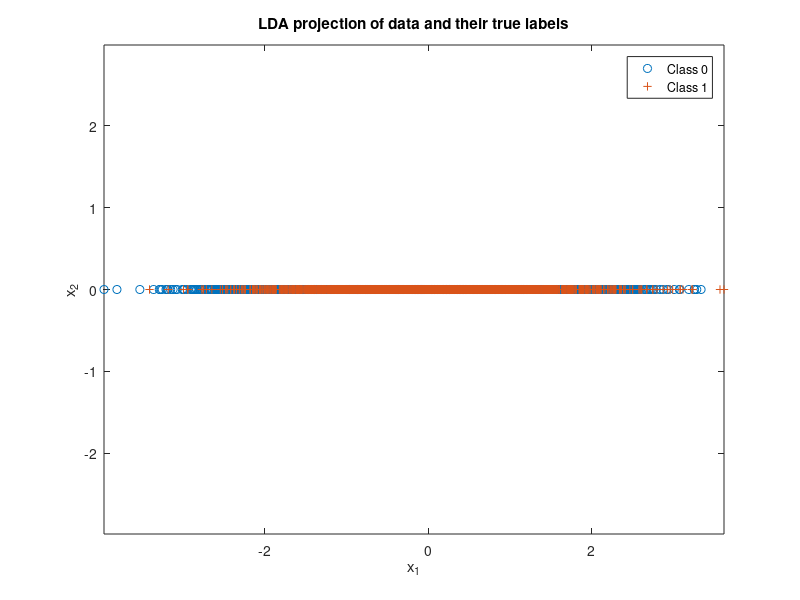
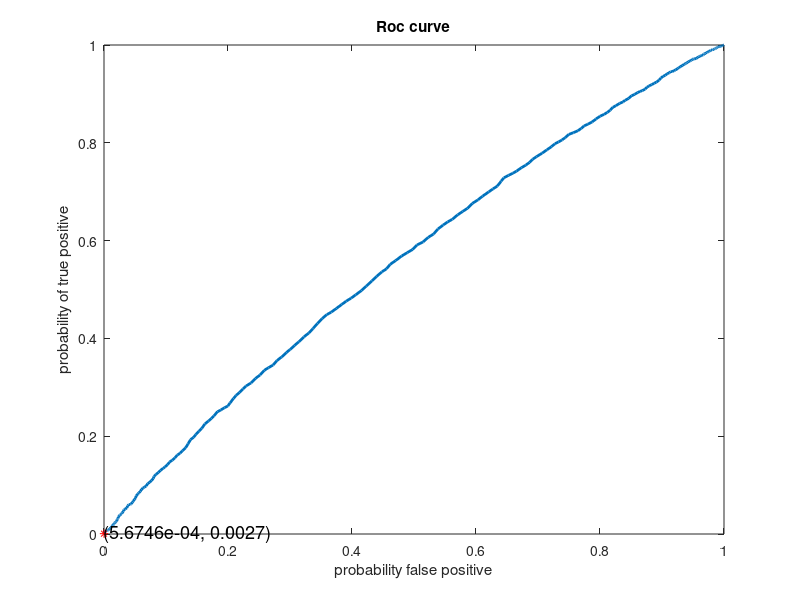
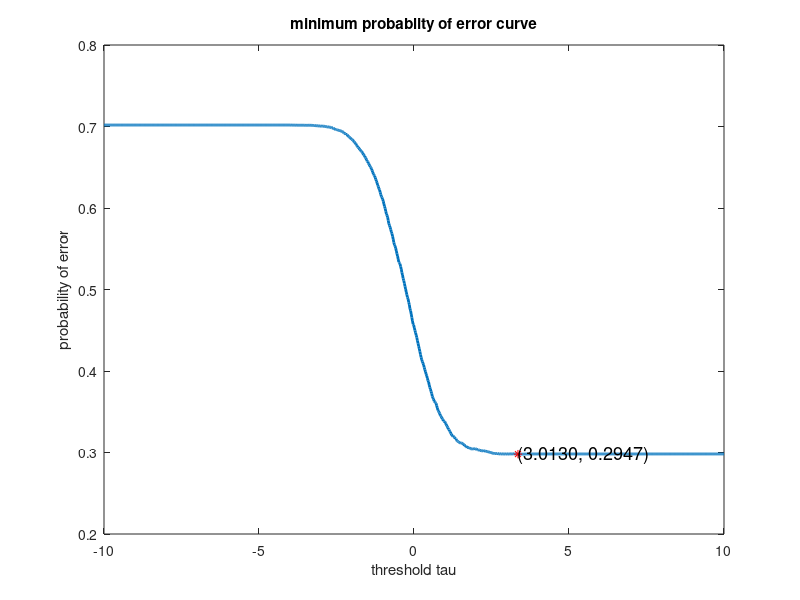

Write the MATLAB code that produced these figures, in order.
%%%%%% The code is partially borrowed from the shared folder provided by the Professor Deniz.
%%%%%% Some of the code is from volunteers in the shared folder. 
%%%%%% Many thanks to professor and volunteers. 
% Expected risk minimization with 2 classes
clear; close all; %clc;

rng('default');
rng(1);

n = 2; % number of feature dimensions
N = 10000; % number of iid samples
mu(:,1) = [-0.1;0]; mu(:,2) = [0.1;0];
Sigma(:,:,1) = [1, -0.9;-0.9,1]; Sigma(:,:,2) = [1, 0.9;0.9, 1];
p = [0.7,0.3]; % class priors for labels 0 and 1 respectively
label = rand(1,N) >= p(1);
Nc = [length(find(label==0)),length(find(label==1))]; % number of samples from each class
x = zeros(n,N); % save up space
% Draw samples from each class pdf
for l = 0:1
    %x(:,label==l) = randGaussian(Nc(l+1),mu(:,l+1),Sigma(:,:,l+1));
    x(:,label==l) = mvnrnd(mu(:,l+1),Sigma(:,:,l+1),Nc(l+1))';
end

lambda = [0 1;1 0]; % loss values
%%%%%%%%%%%%%%%%%%%%%%%%%%%%%%%%%%%%%%%%%%%%%%%%%%%%%%%%%
% Appending LDA to the ERM code for TakeHomeQ3...
Sb = (mu(:,1)-mu(:,2))*(mu(:,1)-mu(:,2))';
Sw = Sigma(:,:,1) + Sigma(:,:,2);


%%%%%%%
% Solve for the Fisher LDA projection vector (in w)
[V,D] = eig(inv(Sw)*Sb);
[~,ind] = sort(diag(D),'descend');
wLDA = V(:,ind(1)); % Fisher LDA projection vector

% Linearly project the data from both categories on to w
yLDA = wLDA'*x;
%%%%%%%

% % LDA solution satisfies alpha Sw w = Sb w; ie w is a generalized eigenvector of (Sw,Sb)
% [V,D] = eig(inv(Sw)*Sb); 
% % equivalently alpha w  = inv(Sw) Sb w
% [~,ind] = sort(diag(D),'descend');
% wLDA = V(:,ind(1)); % Fisher LDA projection vector
% yLDA = wLDA'*x; % All data projected on to the line spanned by wLDA
% wLDA = sign(mean(yLDA(find(label==1)))-mean(yLDA(find(label==0))))*wLDA; % ensures class1 falls on the + side of the axis
% yLDA = sign(mean(yLDA(find(label==1)))-mean(yLDA(find(label==0))))*yLDA; % flip yLDA accordingly

%%%%%%%%%%%%%% plot LDA %%%%%%%%%%%%%%%%%%%%%%%%%%%%%%%%%%
figure(3), clf,
plot(yLDA(find(label==0)),zeros(1,Nc(1)),'o'), hold on,
plot(yLDA(find(label==1)),zeros(1,Nc(2)),'+'), axis equal,
legend('Class 0','Class 1'), 
title('LDA projection of data and their true labels'),
xlabel('x_1'), ylabel('x_2'), 
tau = 0;
decisionLDA = (yLDA >= 0);

decision = (yLDA >= tau);
ind00 = find(decision==0 & label==0); p00 = length(ind00)/Nc(1); % probability of true negative
ind10 = find(decision==1 & label==0); p10 = length(ind10)/Nc(1); % probability of false positive
ind01 = find(decision==0 & label==1); p01 = length(ind01)/Nc(2); % probability of false negative
ind11 = find(decision==1 & label==1); p11 = length(ind11)/Nc(2); % probability of true positive
%p(error) = [p10,p01]*Nc'/N; % probability of error, empirically estimated
%%%%%%%%%%%%%%%%%%%%%%%
% plot the minimum probablity of error curve. 

figure(6), clf; 
dim0=1000;
dim1=10;
tau0=linspace(-dim1,dim1,dim0);
tau0 = [-inf,tau0,inf];
p_error = zeros(1,dim0+2);
for i = 1:dim0+2
   decision = (yLDA>=tau0(i));
   
   ind10 = find(decision==1 & label==0); p10 = length(ind10)/Nc(1); % probability of false positive
   ind01 = find(decision==0 & label==1); p01 = length(ind01)/Nc(2); % probability of false negative
   
   p_error(i) = [p10,p01]*Nc'/N;
end
   
plot(tau0, p_error, '-','LineWidth',2);

col = find(p_error==min(p_error), 1,'first');
fprintf("tau is: %s\n", tau0(col));
%%%%%%%%%%%%%
% compute the error point
decision = (yLDA>=tau0(col));

ind10 = find(decision==1 & label==0); p10 = length(ind10)/Nc(1); % probability of false positive
ind01 = find(decision==0 & label==1); p01 = length(ind01)/Nc(2); % probability of false negative

p_error_point = [p10,p01]*Nc'/N;
% mark the point
hold on;
plot(tau0(col),p_error_point,'r*'); 
text(tau0(col),p_error_point,'(3.0130, 0.2947)','FontSize',13);
title('minimum probablity of error curve'),
xlabel('threshold tau'), ylabel('probability of error');
%%%%%%%%%%%%%%%%%%%%%%%
%%%%%%%%%%%%% finish %%%%%%%%%%%%%%%%%

%%%%%%%%%%%%% ROC Curve %%%%%%%%%%%%%%%%%%%%%
figure(4), clf;

taus = linspace(-dim1,dim1,dim0);
taus = [-inf,taus,inf];
threshold=zeros(2,dim0+2);

for i=1:dim0+2
    decision_temp = (yLDA>=taus(i));
    ind11_temp = find(decision_temp==1 & label==1); p11_temp = length(ind11_temp)/Nc(2); % probability of true positive
    ind10_temp = find(decision_temp==1 & label==0); p10_temp = length(ind10_temp)/Nc(1); % probability of false positive
    threshold(1,i)=p11_temp;
    threshold(2,i)=p10_temp;
end

Y = threshold(1,:);
X = threshold(2,:);
plot(X,Y,'-','LineWidth',2), hold on;
title('Roc curve'),
xlabel('probability false positive'), ylabel('probability of true positive');

decision_temp = (yLDA>=taus(col));
ind11_temp = find(decision_temp==1 & label==1); p11_temp = length(ind11_temp)/Nc(2); % probability of true positive
ind10_temp = find(decision_temp==1 & label==0); p10_temp = length(ind10_temp)/Nc(1); % probability of false positive
%DO NOT USE THIS LINE!@!!!!!!!!!!!!!!!!
%scatter(p10_temp, p11_temp);
%plot(p10_temp, p11_temp, '--rs','LineWidth', 2, 'MarketEdgeColor', 'k', 'MarketFaceColor', 'g', 'MarkerSize', 15), axis equal;
hold on;
plot(p10_temp, p11_temp,'*r');
text(p10_temp,p11_temp,'(5.6746e-04, 0.0027)','FontSize',13);

fprintf('threshold tau: %d\n',tau0(col));
fprintf('minimum probability of error: %d\n', p_error_point);